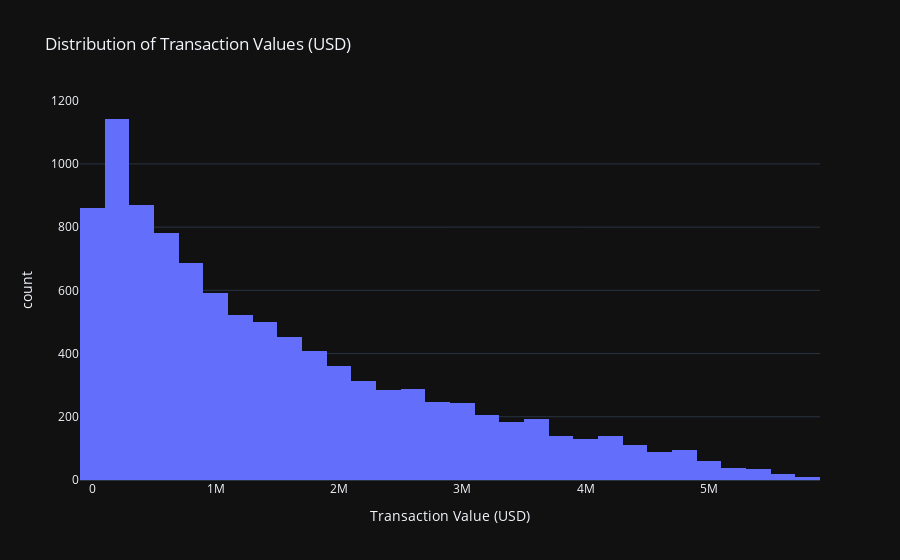

Source (notebook cell):
### Markdown cell above
# PLOT 3: Distribution of Transaction Amounts

### Code cell
fig_hist = px.histogram(
    df, x='Total_Value', nbins=50,
    title='Distribution of Transaction Values (USD)',
    labels={'Total_Value': 'Transaction Value (USD)'}
)
fig_hist.show()

### Figure 1 — Plotly figure (JSON) as saved in the notebook; plotly's stock layout.template omitted (floating-point values rounded to 4 significant figures; data arrays with more than 128 entries replaced by an {"elided": "..."} marker saying what was removed)
{"data": [{"bingroup": "x", "hovertemplate": "Transaction Value (USD)=%{x}<br>count=%{y}<extra></extra>", "legendgroup": "", "marker": {"color": "#636efa", "pattern": {"shape": ""}}, "name": "", "nbinsx": 50, "orientation": "v", "showlegend": false, "x": {"elided": "10000 float values"}, "xaxis": "x", "yaxis": "y", "type": "histogram"}], "layout": {"xaxis": {"anchor": "y", "domain": [0.0, 1.0], "title": {"text": "Transaction Value (USD)"}}, "yaxis": {"anchor": "x", "domain": [0.0, 1.0], "title": {"text": "count"}}, "legend": {"tracegroupgap": 0}, "title": {"text": "Distribution of Transaction Values (USD)"}, "barmode": "relative"}}
